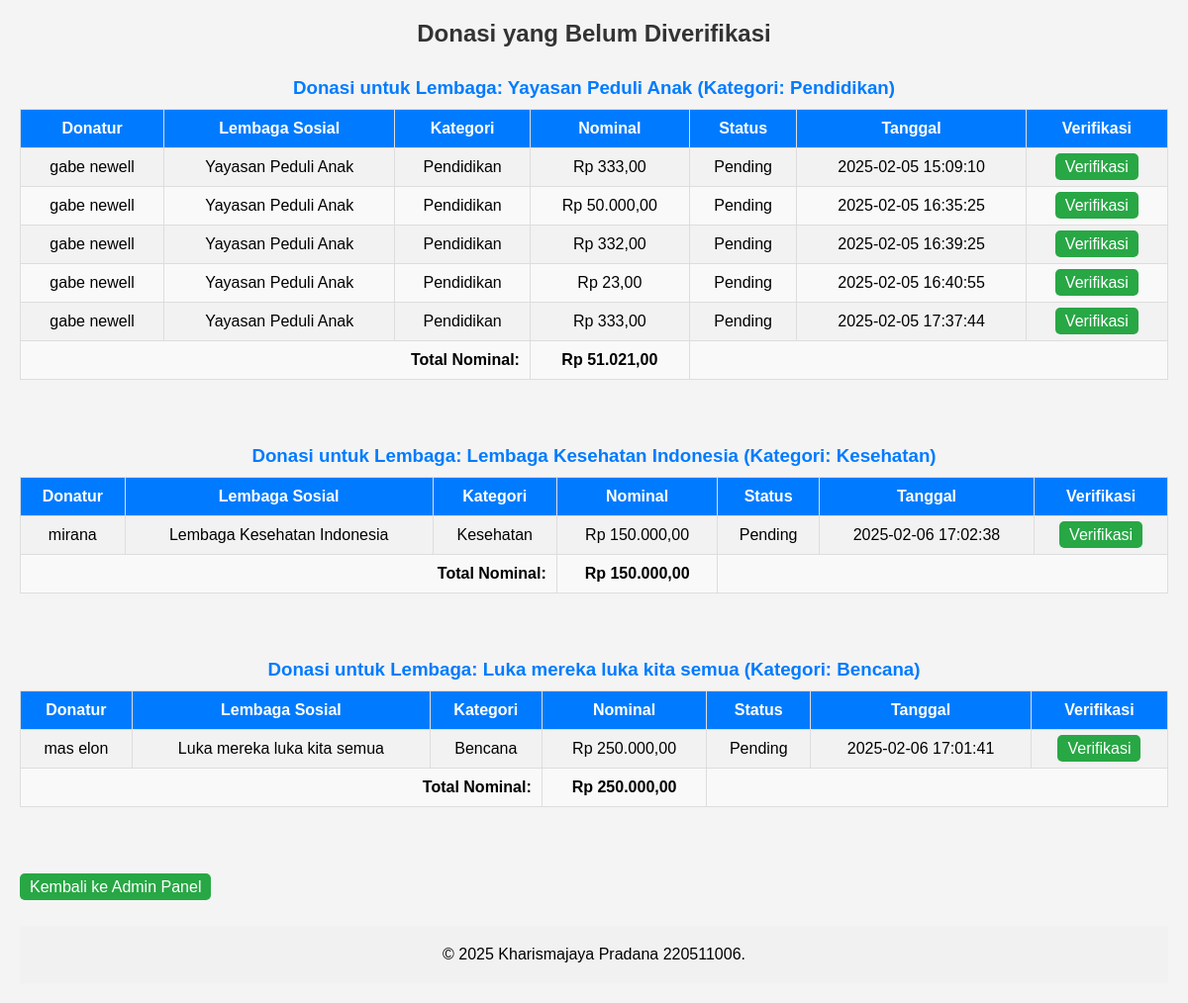
/donasi_pending.php (signed in), run on the app's committed database.
### tables this page shows
CREATE TABLE `donasi` (
  `id` int(11) NOT NULL,
  `donatur_id` int(11) DEFAULT NULL,
  `lembaga_id` int(11) DEFAULT NULL,
  `kategori` enum('pendidikan','kesehatan','bencana','lainnya') NOT NULL,
  `nominal` decimal(10,2) NOT NULL,
  `status` enum('pending','terima','batal') NOT NULL DEFAULT 'pending',
  `created_at` timestamp NOT NULL DEFAULT current_timestamp(),
  `bank_tujuan` varchar(50) NOT NULL,
  `no_rekening` varchar(50) NOT NULL,
  `bukti_transfer` varchar(255) DEFAULT NULL
);

CREATE TABLE `users` (
  `id` int(11) NOT NULL,
  `nama` varchar(100) NOT NULL,
  `email` varchar(100) NOT NULL,
  `password` varchar(255) NOT NULL,
  `role` enum('donatur','lembaga','admin') NOT NULL
);

CREATE TABLE `lembaga_sosial` (
  `id` int(11) NOT NULL,
  `nama_lembaga` varchar(100) NOT NULL,
  `email` varchar(100) NOT NULL
);

### donasi_pending.php (the view, shortened to what this page needs)
<?php
include 'db.php';
$donasi_group_result = mysqli_query($conn, "
    SELECT donasi.lembaga_id, lembaga_sosial.nama_lembaga, donasi.kategori, SUM(donasi.nominal) AS total_nominal
    FROM donasi
    JOIN lembaga_sosial ON donasi.lembaga_id = lembaga_sosial.id
    WHERE donasi.status = 'pending'  -- Pastikan hanya donasi yang belum terverifikasi yang ditampilkan
    GROUP BY donasi.lembaga_id, donasi.kategori
");
?>
<!DOCTYPE html>
<html lang="id">
<head>
    <link rel="stylesheet" href="style/donasi_pending.css">
</head>
<body>
    <h2>Donasi yang Belum Diverifikasi</h2>
    <?php while ($group = mysqli_fetch_assoc($donasi_group_result)) { ?>
        <h3>Donasi untuk Lembaga: <?= $group['nama_lembaga']; ?> (Kategori: <?= ucfirst($group['kategori']); ?>)</h3>
        <table border="1">
            <tr>
                <th>Donatur</th>
                <th>Lembaga Sosial</th>
                <th>Kategori</th>
                <th>Nominal</th>
                <th>Status</th>
                <th>Tanggal</th>
                <th>Verifikasi</th>
            </tr>
            <?php
            $total_nominal = 0;
            $donasi_result = mysqli_query($conn, "
                SELECT donasi.*, users.nama AS donatur, lembaga_sosial.nama_lembaga
                FROM donasi
                JOIN users ON donasi.donatur_id = users.id
                JOIN lembaga_sosial ON donasi.lembaga_id = lembaga_sosial.id
                WHERE donasi.lembaga_id = " . $group['lembaga_id'] . "
                AND donasi.kategori = '" . $group['kategori'] . "'
                AND donasi.status = 'pending'
            ");
            while ($donasi = mysqli_fetch_assoc($donasi_result)) {
                $total_nominal += $donasi['nominal'];
            ?>
            <tr>
                <td><?= $donasi['donatur']; ?></td>
                <td><?= $donasi['nama_lembaga']; ?></td>
                <td><?= ucfirst($donasi['kategori']); ?></td>
                <td>Rp <?= number_format($donasi['nominal'], 2, ',', '.'); ?></td>
                <td><?= ucfirst($donasi['status']); ?></td>
                <td><?= $donasi['created_at']; ?></td>
                <td><a href="donasi_pending.php?verifikasi_id=<?= $donasi['id']; ?>">Verifikasi</a></td>
            </tr>
            <?php } ?>
            <tr>
                <td colspan="3" style="text-align: right;"><strong>Total Nominal:</strong></td>
                <td><strong>Rp <?= number_format($total_nominal, 2, ',', '.'); ?></strong></td>
                <td colspan="3"></td>
            </tr>
        </table>
        <br><br>
    <?php } ?>
    <br><br>
    <a href="admin.php">Kembali ke Admin Panel</a>
    <?php include 'footer.php'; ?>
</body>
</html>

### style/donasi_pending.css (style rules this page uses)
* { margin: 0; padding: 0; box-sizing: border-box; font-family: Arial, sans-serif; }
body { background-color: #f4f4f4; padding: 20px; }
h2 { text-align: center; margin-bottom: 20px; color: #333; }
h3 { margin-top: 30px; color: #007BFF; text-align: center; }
table { width: 100%; border-collapse: collapse; margin-top: 10px; background: white; }
table, th, td { border: 1px solid #ddd; }
th, td { padding: 10px; text-align: center; }
th { background-color: #007BFF; color: white; }
td { background-color: #f9f9f9; }
tr:nth-child(even) td { background-color: #f2f2f2; }
tr:last-child { background-color: #e9ecef; font-weight: bold; }
a { text-decoration: none; color: white; padding: 5px 10px; background: #28a745; border-radius: 5px; transition: 0.3s; }

### data on the page
donasi: donatur.nama "gabe newell", lembaga.nama_lembaga "Yayasan Peduli Anak", kategori "Pendidikan", nominal "333,00", status "Pending", created_at "2025-02-05 15:09:10"
donasi: donatur.nama "gabe newell", lembaga.nama_lembaga "Yayasan Peduli Anak", kategori "Pendidikan", nominal "50.000,00", status "Pending", created_at "2025-02-05 16:35:25"
donasi: donatur.nama "gabe newell", lembaga.nama_lembaga "Yayasan Peduli Anak", kategori "Pendidikan", nominal "332,00", status "Pending", created_at "2025-02-05 16:39:25"
donasi: donatur.nama "gabe newell", lembaga.nama_lembaga "Yayasan Peduli Anak", kategori "Pendidikan", nominal "23,00", status "Pending", created_at "2025-02-05 16:40:55"
donasi: donatur.nama "gabe newell", lembaga.nama_lembaga "Yayasan Peduli Anak", kategori "Pendidikan", nominal "333,00", status "Pending", created_at "2025-02-05 17:37:44"
donasi: donatur.nama "mirana", lembaga.nama_lembaga "Lembaga Kesehatan Indonesia", kategori "Kesehatan", nominal "150.000,00", status "Pending", created_at "2025-02-06 17:02:38"
donasi: donatur.nama "mas elon", lembaga.nama_lembaga "Luka mereka luka kita semua", kategori "Bencana", nominal "250.000,00", status "Pending", created_at "2025-02-06 17:01:41"

### other printed values
$group['nama_lembaga'] "Yayasan Peduli Anak"
$group['kategori'] "Pendidikan"
$total_nominal "51.021,00"
$group['nama_lembaga'] "Lembaga Kesehatan Indonesia"
$group['kategori'] "Kesehatan"
$total_nominal "150.000,00"
$group['nama_lembaga'] "Luka mereka luka kita semua"
$group['kategori'] "Bencana"
$total_nominal "250.000,00"
